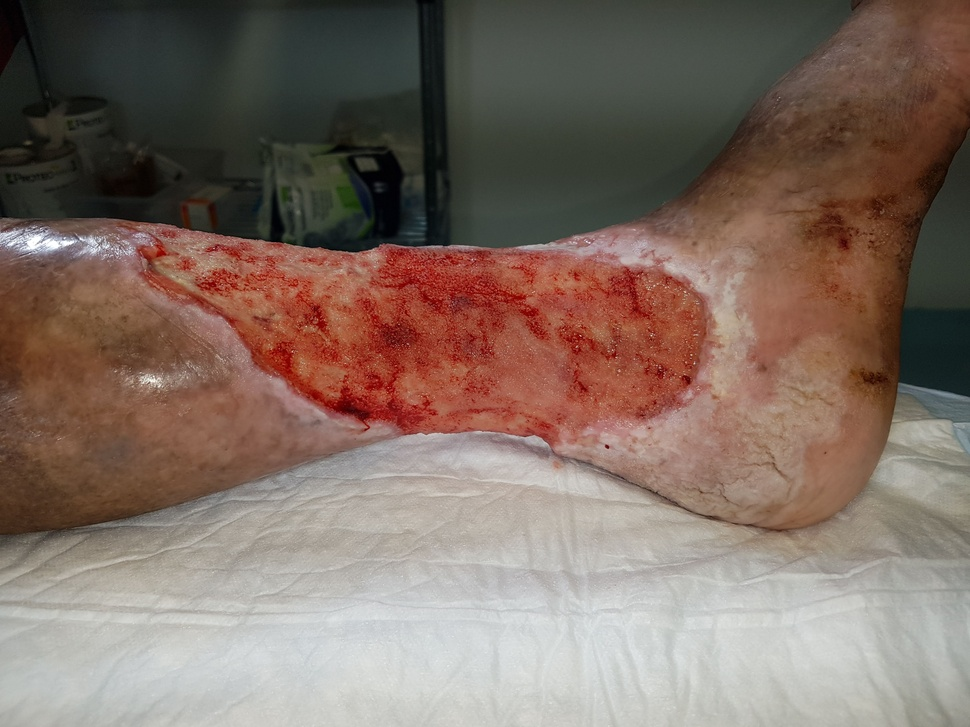
#> input picture problematica_1/imagen_prueba.jpg, 970 x 727 px, shrunk from 4032 x 3024 before the run
$ python problematica_1_secuencial.py
#> lines starting #> are read from the running program, lines starting #| are printed output that depends on the picture
import numpy as np
from PIL import Image
import time
#Funcion para aplicar la igualacion a un solo canal
def igualacion(array, alto, ancho):
    #Calculamos el histograma
    hist, bins = np.histogram(array.ravel(), 256, [0,256])
    #Calcular CDF
    cdf = hist.cumsum()
    #Calcular LUT
    cdf_mask = np.ma.masked_equal(cdf,0)
    cdf_min=cdf_mask.min()
    total_pixeles = alto*ancho

    lut=np.round(((cdf - cdf_min) / (total_pixeles - cdf_min))*255)
    lut=np.clip(lut,0,255).astype(np.uint8)
    #Apliquemos el lut
    canal_procesado = lut[array]
    return canal_procesado

print("Inicia el proceso secuencial")
tiempo_inicio = time.time()
try:
    #cargar imagen
    img_original = Image.open("imagen_prueba.jpg")
#> img_original is the input picture: PIL image 970x727 RGB; mean R, G, B 127.9, 109.7, 99.6
    img_rgb = img_original.convert('RGB')
    ancho, alto = img_rgb.size
#> ancho = 970; alto = 727
    print(f"Imagen cargada: {ancho}x{alto}")
#| Imagen cargada: 970x727
    #Separar en arrays
    canal_r, canal_g, canal_b = img_rgb.split()
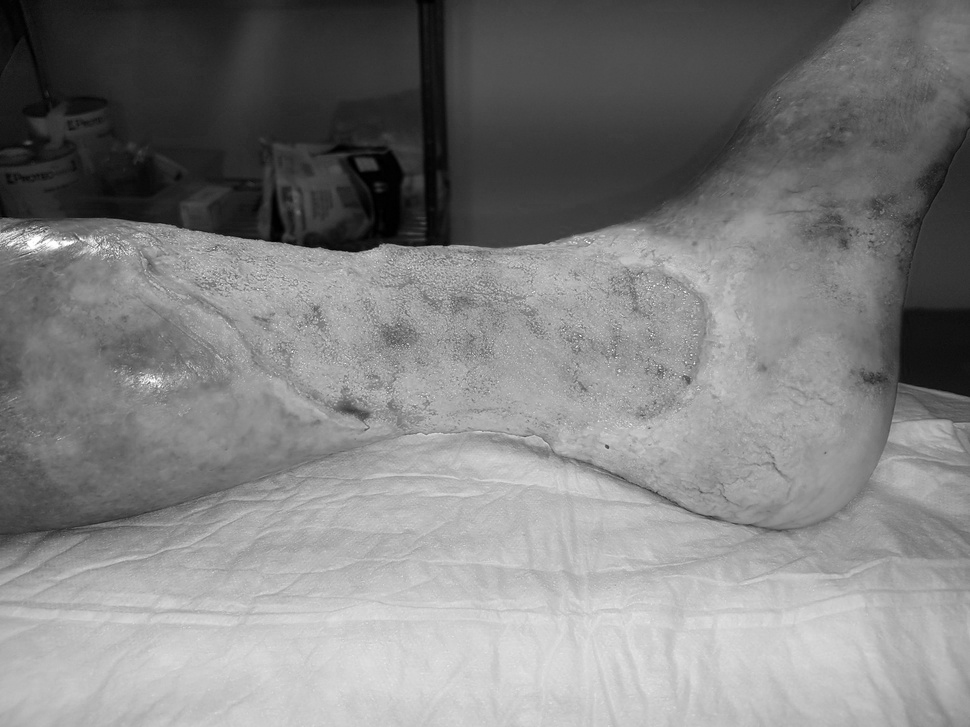
#> canal_r: PIL image 970x727 L; min 0, max 255, mean 127.9
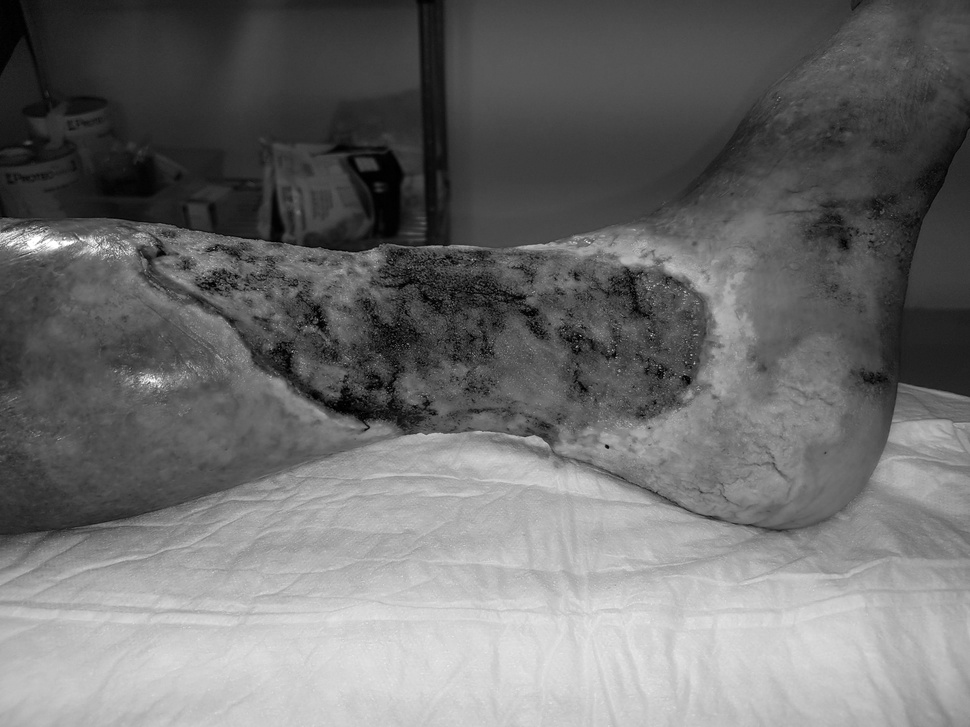
#> canal_g: PIL image 970x727 L; min 0, max 255, mean 109.7
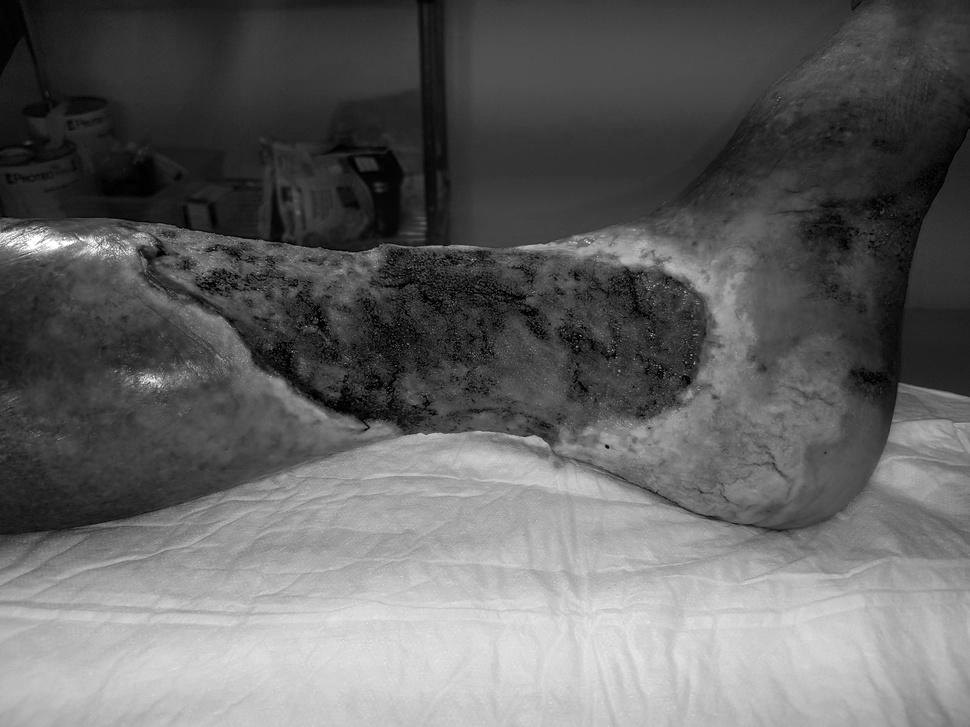
#> canal_b: PIL image 970x727 L; min 0, max 255, mean 99.6
    array_r = np.array(canal_r, dtype=np.uint8)
    array_g = np.array(canal_g, dtype=np.uint8)
    array_b = np.array(canal_b, dtype=np.uint8)
    print("Canales separados en arrays")
    #Procesar cada canal
    array_r_procesado = igualacion(array_r, alto, ancho)
#> in igualacion, `hist, bins = np.histogram(array.ravel(), 256, [0,256])`: hist = 256 values, max 5579 at index 204, min 5 at index 244, mean 2754.6; bins = 257 values from 0 to 256
#> in igualacion, `cdf = hist.cumsum()`: cdf = 256 values from 249 to 705190
#> in igualacion, `cdf_min=cdf_mask.min()`: cdf_min = 249
#> in igualacion, `lut=np.round(((cdf - cdf_min) / (total_pixeles - cdf_min))*255)`: lut = 256 values from 0 to 255
#> in igualacion, `canal_procesado = lut[array]`:
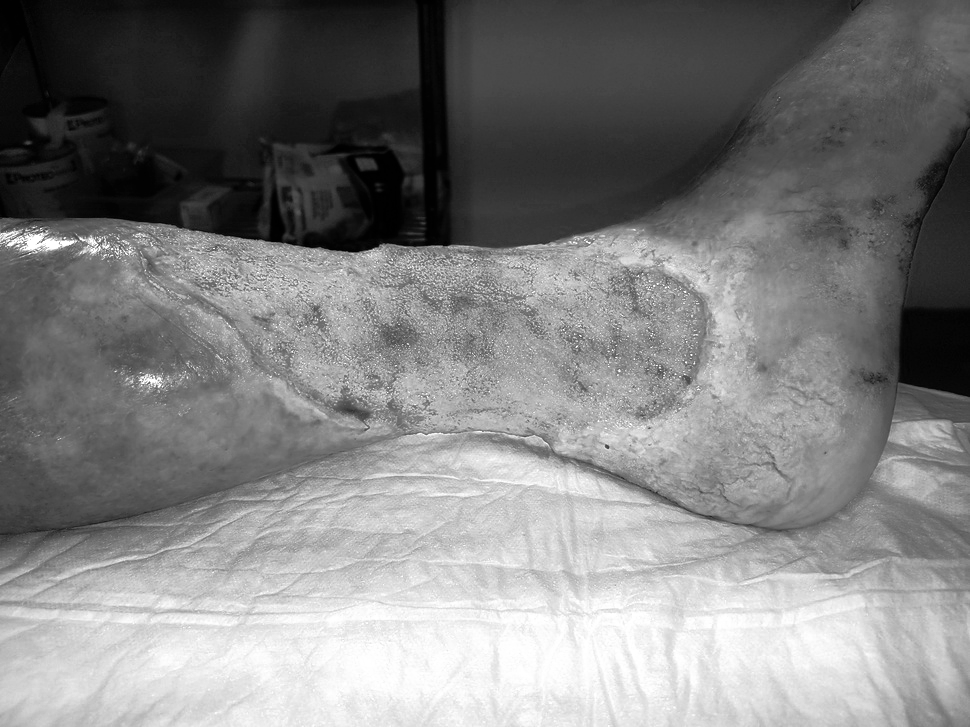
#> canal_procesado: shape (727, 970); min 0, max 255, mean 128.1
    array_g_procesado = igualacion(array_g, alto, ancho)
#> call 2 of igualacion, with alto = 727, ancho = 970
#> in igualacion (call 2), `hist, bins = np.histogram(array.ravel(), 256, [0,256])`: hist = 256 values, max 8065 at index 61, min 4 at index 236, mean 2754.6
#> in igualacion (call 2), `cdf = hist.cumsum()`: cdf = 256 values from 262 to 705190
#> in igualacion (call 2), `cdf_min=cdf_mask.min()`: cdf_min = 262
#> in igualacion (call 2), `canal_procesado = lut[array]`:
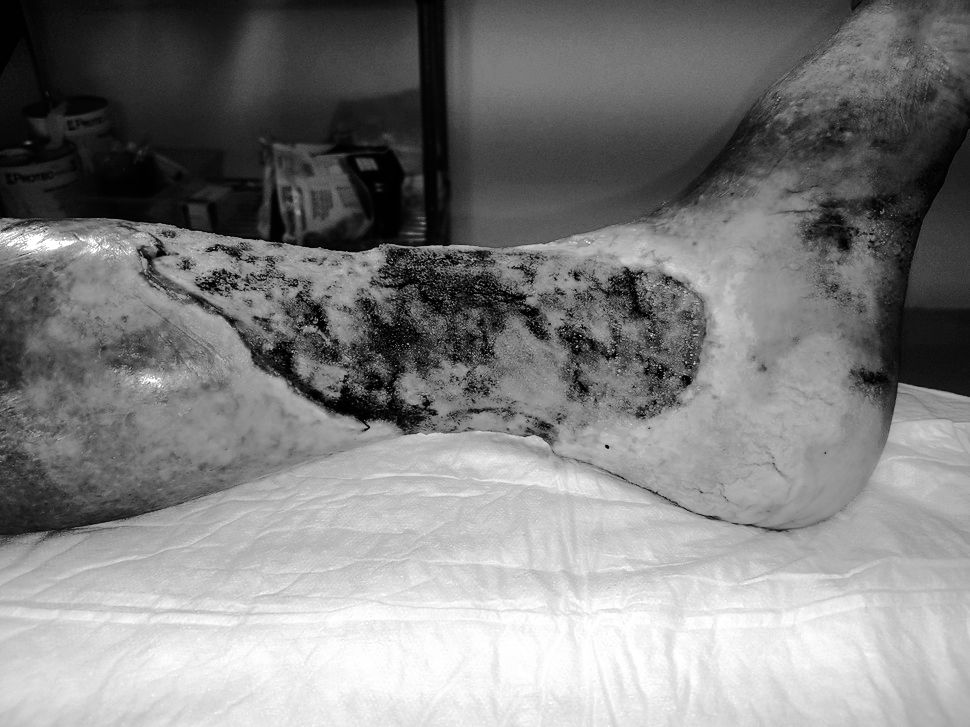
#> canal_procesado: shape (727, 970); min 0, max 255, mean 128.2
    array_b_procesado = igualacion(array_b, alto, ancho)
    print("Todos los canales procesados")
    #Reconstruir la imagen y guardar
    img_r = Image.fromarray(array_r_procesado, 'L')
    img_g = Image.fromarray(array_g_procesado, 'L')
    img_b = Image.fromarray(array_b_procesado, 'L')
    img_final= Image.merge('RGB', (img_r, img_g, img_b))
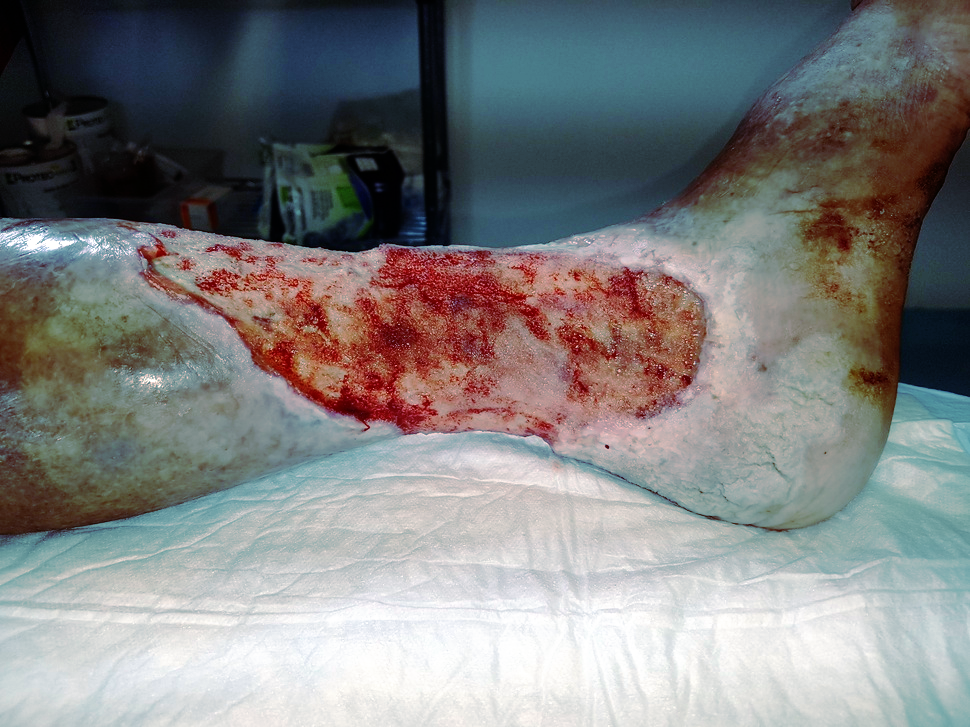
#> img_final: PIL image 970x727 RGB; mean R, G, B 128.1, 128.2, 128.1
    img_final.save('imagen_procesada_secuencial.png')
    print("Imagen guardada")
except FileNotFoundError:
    print("No se encontró el archivo")
#Tiempo final
tiempo_final = time.time()
tiempo_total_secuencial = tiempo_final - tiempo_inicio
print(f"TIempo del proceso secuencial: {tiempo_total_secuencial:.6f} segundos")
